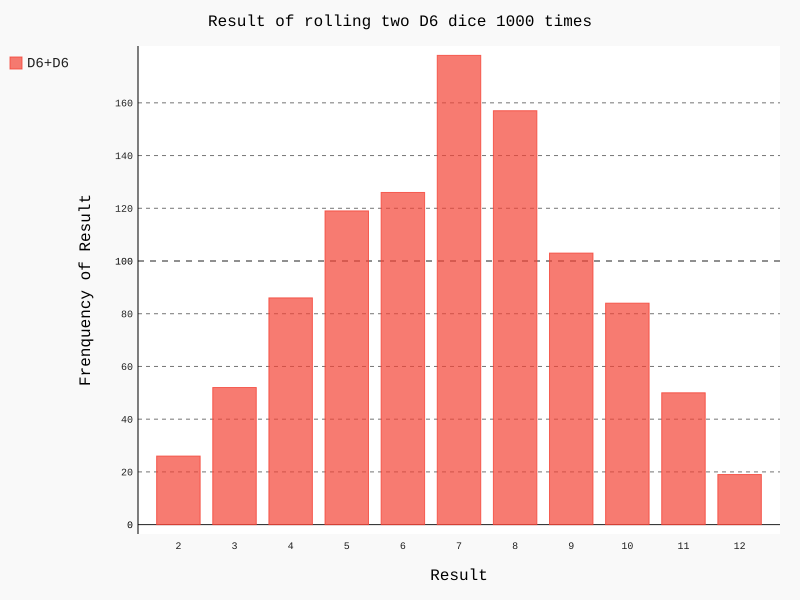

Source code (Python):
import pygal

from die import Die

#Create two D6 dice.
die_1=Die()
die_2=Die()

#Make some rolls,and store results in a list.
results=[]

for roll_num in range(1000):
	result=die_1.roll()+die_2.roll()
	results.append(result)
	
#Analyze the results
frequencies=[]
max_result=die_1.num_sides+die_2.num_sides

for value in range(2,max_result+1):
	frequency=results.count(value)
	frequencies.append(frequency)
	
#Visualize the results
hist=pygal.Bar()

hist.title="Result of rolling two D6 dice 1000 times"
hist.x_labels=['2','3','4','5','6','7','8','9','10','11','12']
hist.x_title="Result"
hist.y_title="Frenquency of Result"

hist.add("D6+D6",frequencies)
hist.render_to_file("dice_visual.svg")
